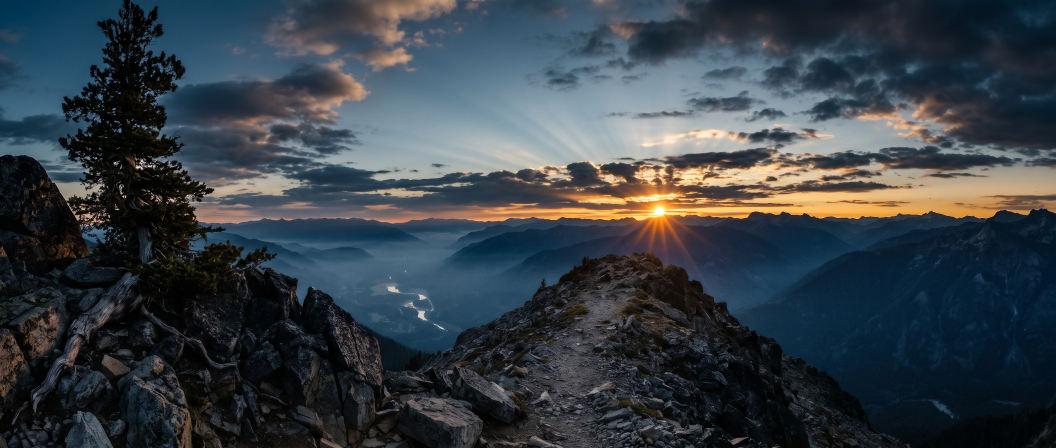
#> input picture art/generated/store/header-epic-21x9.jpeg, 3168 x 1344 px (shown at 1/3 size)
$ python -i regrade.py   (imports and definitions only)
#> lines starting #> are read from the running program, lines starting #| are printed output that depends on the picture
#> further down, picture is the input picture: PIL image 3168x1344 RGB; mean R, G, B 55.6, 64.3, 71
#!/usr/bin/env python3
"""Regrade warm pink-dawn artwork into HolyHim's "First Watch" light.

A tone map, not a filter stack: luminance drives a blue-hour to brass
gradient (deep slate shadows, cool midtones, amber light), blended with the
desaturated original so trees, stone and skin keep believable colour. Pinks
and magentas are pulled toward amber first, so no rose cast survives.
Medallions use a bronze map instead and keep their transparency.
"""
from __future__ import annotations
import numpy as np
from PIL import Image

PHOTO_STOPS = [(0.00, (7, 10, 15)), (0.22, (24, 33, 46)), (0.45, (63, 74, 86)),
               (0.66, (139, 128, 110)), (0.82, (214, 165, 98)), (1.00, (247, 232, 203))]
BRONZE_STOPS = [(0.00, (20, 14, 9)), (0.28, (58, 40, 24)), (0.52, (120, 82, 47)),
                (0.72, (176, 128, 74)), (0.88, (222, 183, 120)), (1.00, (246, 226, 182))]


def _ramp(lum: np.ndarray, stops) -> np.ndarray:
    xs = np.array([s[0] for s in stops])
    out = np.empty(lum.shape + (3,), np.float32)
    for c in range(3):
        out[..., c] = np.interp(lum, xs, np.array([s[1][c] for s in stops], np.float32) / 255)
    return out


def _luminance(rgb: np.ndarray) -> np.ndarray:
    return rgb[..., 0] * .2126 + rgb[..., 1] * .7152 + rgb[..., 2] * .0722


def _blur(channel: np.ndarray, radius: float) -> np.ndarray:
    from PIL import ImageFilter
    im = Image.fromarray(np.clip(channel * 255, 0, 255).astype(np.uint8), 'L')
    return np.asarray(im.filter(ImageFilter.GaussianBlur(radius)), np.float32) / 255


def regrade_photo(image: Image.Image) -> Image.Image:
    """Blue hour above, brass light at the sun, cool shadows below."""
    rgb = np.asarray(image.convert('RGB'), np.float32) / 255
    h, w = rgb.shape[:2]
#> h = 1344; w = 3168
    r, g, b = rgb[..., 0], rgb[..., 1], rgb[..., 2]
    # 1. Pink and magenta (red and blue both above green) become amber.
    pink = np.clip((np.minimum(r, b) - g) * 3.0, 0, 1) + np.clip((r - g) * 1.2 - .10, 0, 1) * .5
    pink = np.clip(pink, 0, 1)[..., None]
    amber = np.stack([r * .96 + g * .04, r * .62 + g * .38, g * .42 + b * .22], -1)
    rgb = rgb * (1 - pink) + amber * pink
    lum = _luminance(rgb)
    # 2. Where the light is: a wide halo around the brightest part of the frame.
    hot = np.clip((lum - .80) * 5, 0, 1)
    halo = np.clip(_blur(hot, max(w, h) * .10) * 3.8, 0, 1)
    # 3. Sky weight: bright, smooth pixels in the upper part of the frame.
    y = np.linspace(0, 1, h, dtype=np.float32)[:, None]
#> y = 1344 values from 0 to 1
    upper = np.clip((.62 - y) / .45, 0, 1)
    texture = np.abs(lum - _blur(lum, 6))
    smooth = np.clip(1 - texture * 18, 0, 1)
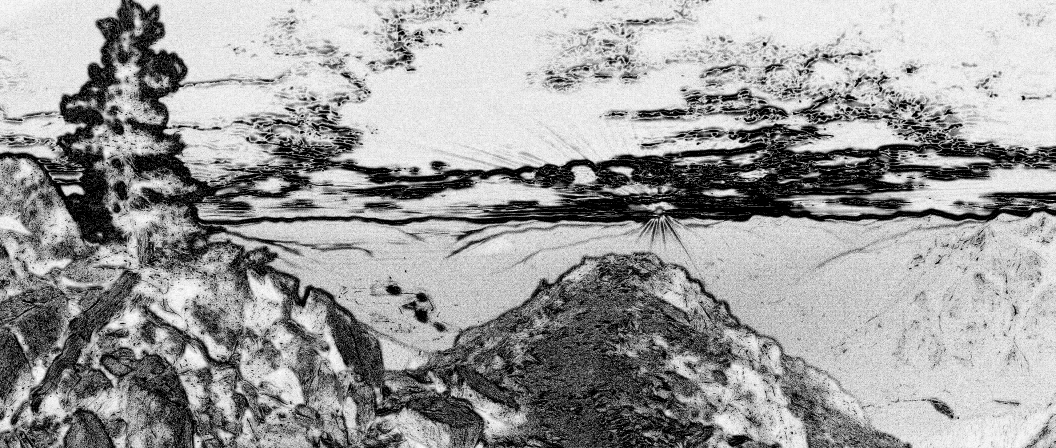
#> smooth: shape (1344, 3168) float32 (shown at 1/3 size); min 0, max 1, mean 0.617
    sky = np.clip(upper * smooth * np.clip((lum - .35) * 2.5, 0, 1), 0, 1)
    sky = _blur(sky, 12)
    # 4. Tone: darker overall, firmer mids, deep cool blacks.
    tone = np.clip(lum * .86, 0, 1)
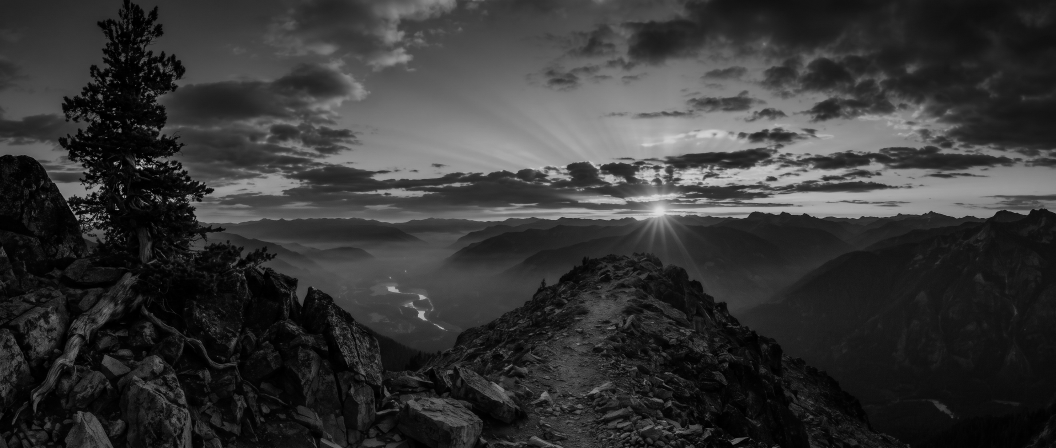
#> tone: shape (1344, 3168) float32 (shown at 1/3 size); min 0, max 0.86, mean 0.213
    tone = np.clip(.5 + (tone - .5) * 1.14, 0, 1)
    sky_tone = np.clip(.18 + tone * .62, 0, 1)
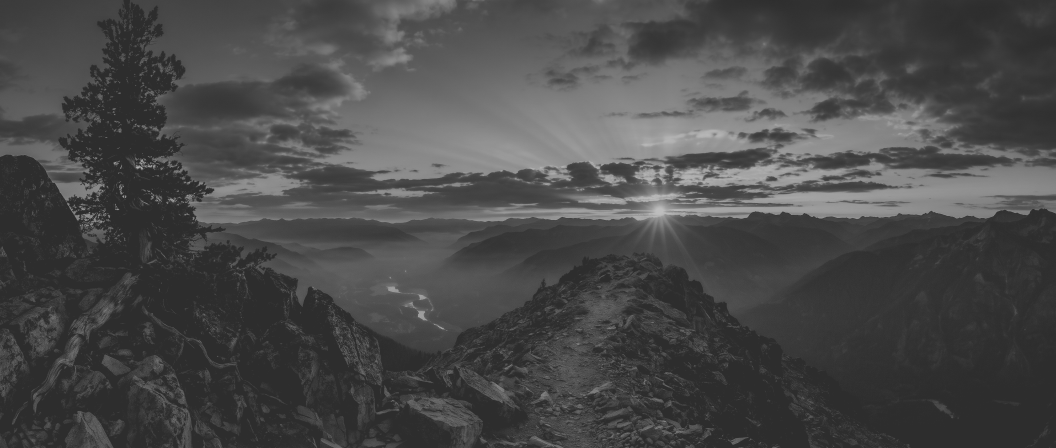
#> sky_tone: shape (1344, 3168) float32 (shown at 1/3 size); min 0.18, max 0.744, mean 0.291
    tone = tone * (1 - sky) + sky_tone * sky
    # 5. Colour: cool slate by default, blue-hour sky, brass near the light.
    slate = np.array([.80, .92, 1.10], np.float32)
    blue = np.array([.58, .84, 1.22], np.float32)
    brass = np.array([1.40, 1.02, .58], np.float32)
    tint = np.ones_like(rgb) * slate
    tint = tint * (1 - sky[..., None]) + blue * sky[..., None]
    warm = np.clip(halo * 1.0 + np.clip((lum - .55) * 1.6, 0, 1) * .45 * (1 - sky), 0, 1)[..., None]
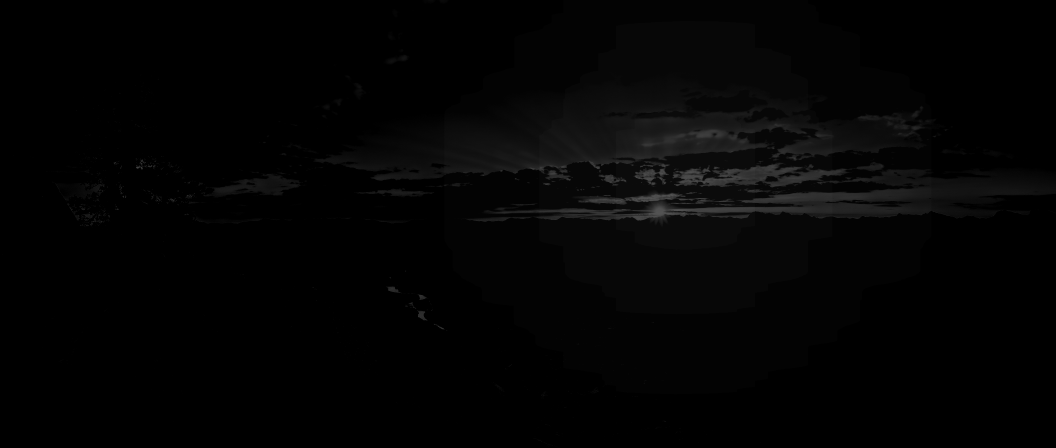
#> warm: shape (1344, 3168, 1) float32 (shown at 1/3 size); min 0, max 0.344, mean 0.0152
    tint = tint * (1 - warm) + brass * warm
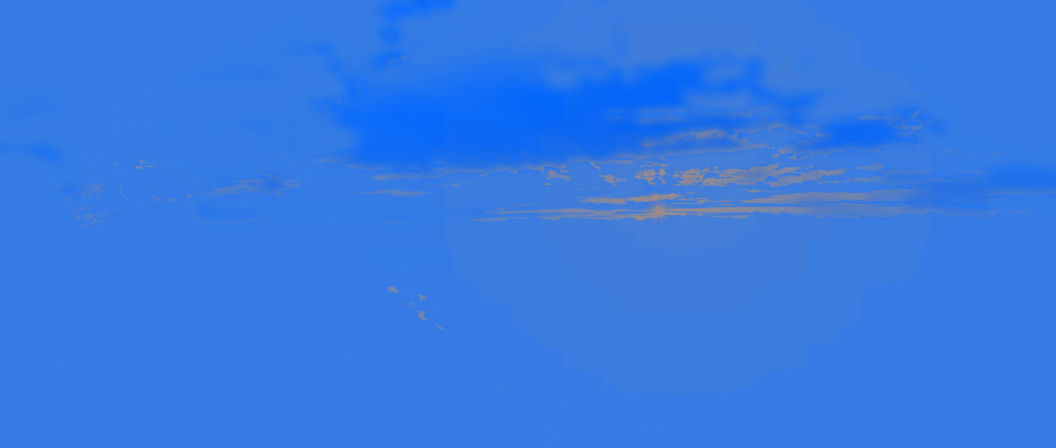
#> tint: shape (1344, 3168, 3) float32 (shown at 1/3 size); mean of channels 0, 1, 2 0.775, 0.943, 1.05; drawn with min black and max white
    grey = tone[..., None]
    chroma = rgb - _luminance(rgb)[..., None]
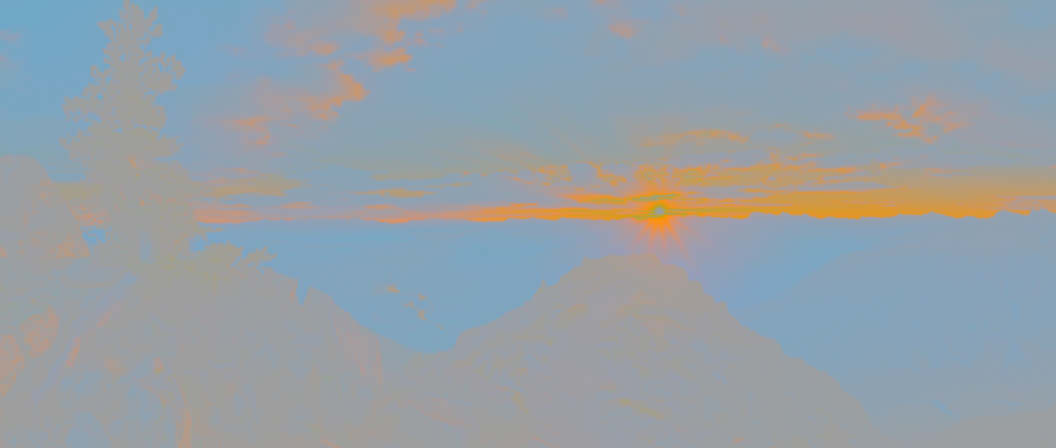
#> chroma: shape (1344, 3168, 3) float32 (shown at 1/3 size); mean R, G, B -0.0292, 0.00556, 0.0312; drawn with min black and max white
    out = grey * tint + chroma * .48
    return Image.fromarray(np.clip(out * 255 + .5, 0, 255).astype(np.uint8), 'RGB')
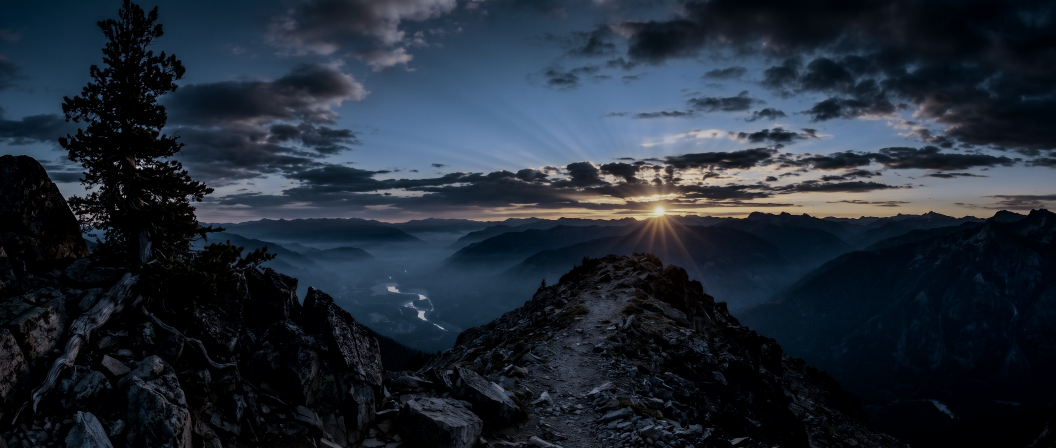
#> returned value: PIL image 3168x1344 RGB (shown at 1/3 size); mean R, G, B 33.1, 42.2, 53.6


def regrade_medallion(image: Image.Image) -> Image.Image:
    rgba = np.asarray(image.convert('RGBA'), np.float32) / 255
    lum = np.clip(_luminance(rgba[..., :3]), 0, 1)
    lum = np.clip(.5 + (lum - .5) * 1.18 - .04, 0, 1)
    rgb = _ramp(lum, BRONZE_STOPS)
    out = np.concatenate([rgb, rgba[..., 3:]], -1)
    return Image.fromarray(np.clip(out * 255 + .5, 0, 255).astype(np.uint8), 'RGBA')

>>> from PIL import Image
>>> picture = Image.open('../../art/generated/store/header-epic-21x9.jpeg')
>>> result = regrade_photo(picture)

$ run again, on art/generated/store/search-epic-3x2.jpeg
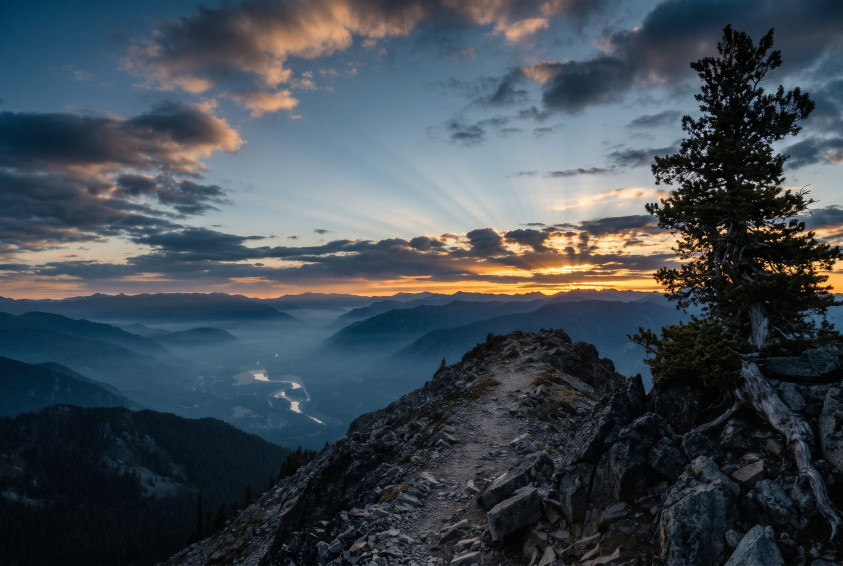
#> input picture art/generated/store/search-epic-3x2.jpeg, 2528 x 1696 px (shown at 1/3 size)
#> picture is the input picture: PIL image 2528x1696 RGB; mean R, G, B 65.2, 74.6, 82.5
#> in regrade_photo, `chroma = rgb - _luminance(rgb)[..., None]`:
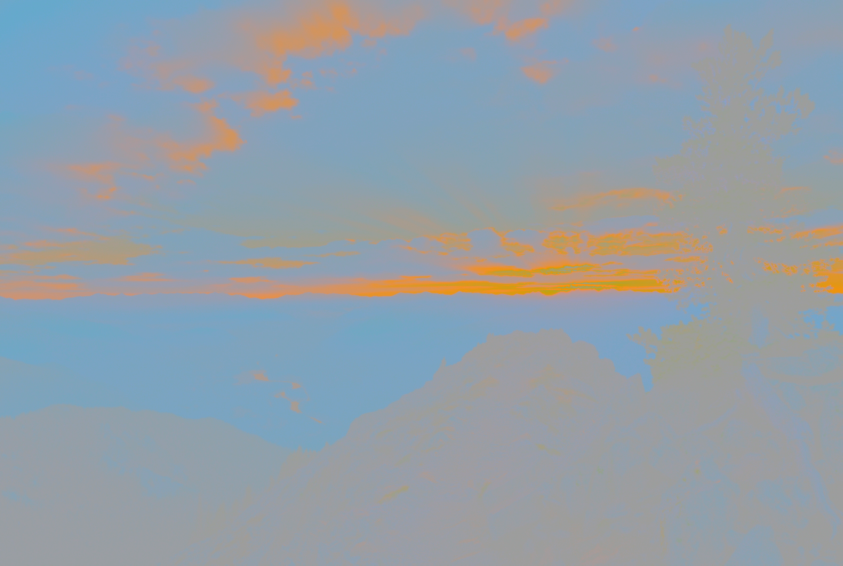
#> chroma: shape (1696, 2528, 3) float32 (shown at 1/3 size); mean R, G, B -0.0314, 0.00575, 0.0362; drawn with min black and max white
#> in regrade_photo, `out = grey * tint + chroma * .48`:
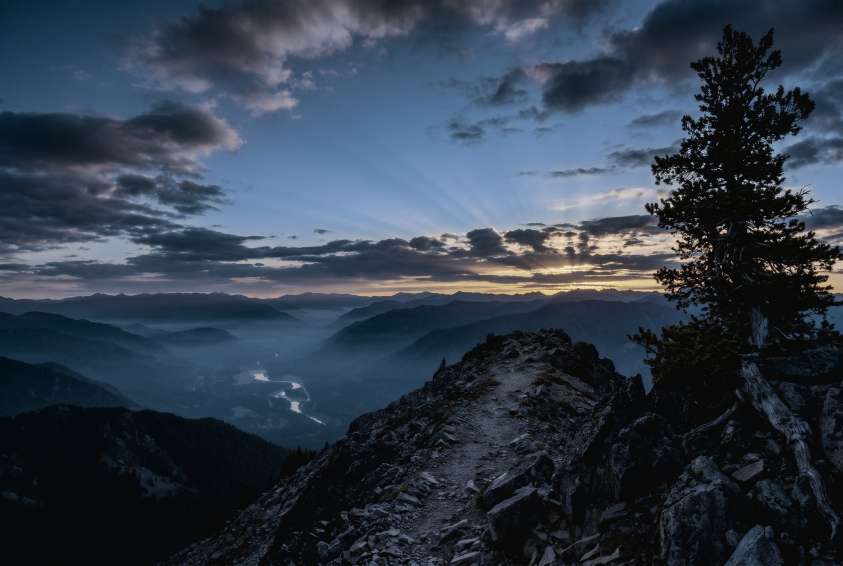
#> out: shape (1696, 2528, 3) float32 (shown at 1/3 size); mean of channels 0, 1, 2 0.157, 0.199, 0.253; drawn with min black and max white
